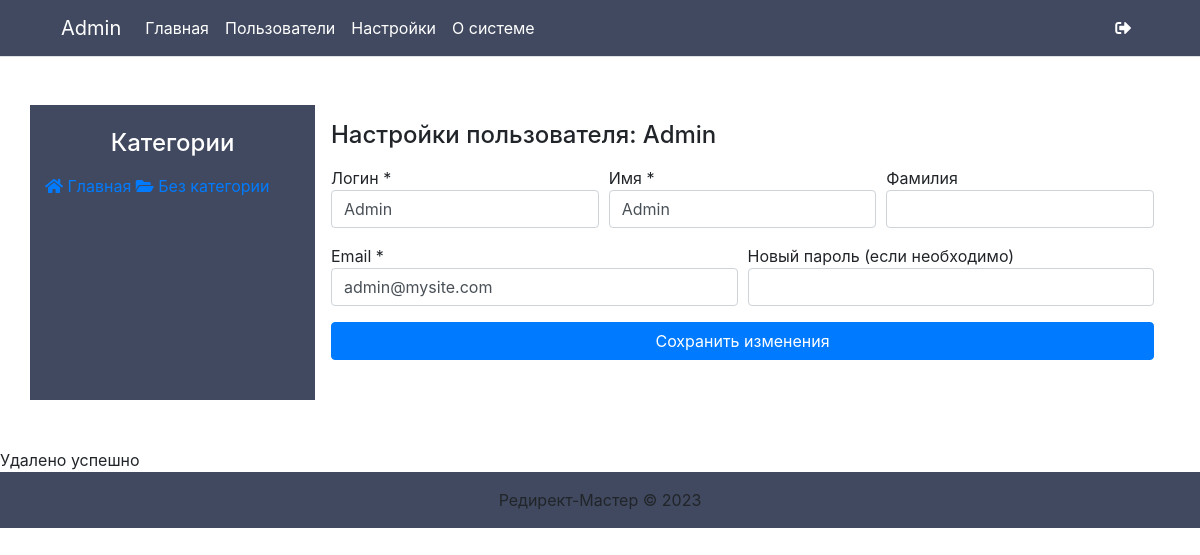
Screenshot of /admin/user-settings.php?user_id=1 (signed in) with the database file from the repository.
### tables this page shows
CREATE TABLE
    IF NOT EXISTS `users` (
        `user_id` int(11) NOT NULL,
        `user_email` varchar(255) NOT NULL,
        `user_password` varchar(255) NOT NULL,
        `user_login` varchar(255) NOT NULL,
        `first_name` varchar(255) NOT NULL,
        `last_name` varchar(255) NOT NULL
    );

CREATE TABLE
    IF NOT EXISTS `project` (
        `project_id` int(11) NOT NULL,
        `project_name` varchar(255) NOT NULL,
        `link_number` int(11) NULL
    );

### admin/user-settings.php (called while the page is built, shortened)
<?php
include 'configProject.php';
include 'views/header.php';
include 'sidebar.php';
$user_id = $_GET['user_id'];
$userInfo = $connect->query("SELECT * FROM users WHERE `user_id` = '?i'", $user_id);
$user = $userInfo -> fetch_assoc();
?>
<?php include 'views/userSettingsView' . $phpExt; ?>

### inc/config.php (called while the page is built, shortened)
<?php
include(ROOT . '/admin/MySQLlib/dbAccess.php');
include(ROOT . '/admin/MySQLlib/Mysql.php');
include(ROOT . '/admin/MySQLlib/Statement.php');
$connect = Mysql::create($db_host, $db_user, $db_password)->setDatabaseName($database)->setCharset("utf8");
$user_id = isset($_SESSION['authorization']) ? $_SESSION['authorization'] : '';
$users = $connect -> query("SELECT * FROM `users` WHERE `user_id` = '?s'", $user_id);
$row = $users -> fetch_assoc();
$first_name = isset($row['first_name']) ? $row['first_name'] : '';
$domain_url = "https://mysite.com";
?>

### admin/MySQLlib/Mysql.php (called while the page is built, shortened)
<?php
class Mysql
{
    protected $server;
    protected $user;
    protected $password;
    protected $port;
    protected $socket;
    protected $mysqli;
    public static function create($server, $username, $password, $port=null, $socket=null)
    {
        return new self($server, $username, $password, $port, $socket);
    }
    public function setCharset($charset)
    {
        return $this;
    }
    public function setDatabaseName($database_name)
    {
        $this->database_name = $database_name;
        return $this;
    }
    public function query()
    {
        $args = func_get_args();
        $query = $this->original_query = array_shift($args);
        $this->query = $this->parse($query, $args);
        $result = $this->mysqli->query($this->query);
        if (is_object($result) && $result instanceof \mysqli_result) {
            return new Statement($result);
        }
        return $result;
    }
    private function __construct($server, $user, $password, $port, $socket)
    {
        $this->server   = $server;
        $this->user = $user;
        $this->password = $password;
        $this->port = $port;
        $this->socket = $socket;
    }
    private function connect()
    {
        if (!is_object($this->mysqli) || !$this->mysqli instanceof mysqli) {
            $this->mysqli = @new \mysqli($this->server, $this->user, $this->password, null, $this->port, $this->socket);
        }
    }
    private function mysqlRealEscapeString($value)
    {
        return $this->mysqli->real_escape_string($value);
    }
    private function parse($query, array $args, $original_query=null)
    {
        $original_query = $original_query ? $original_query : $query;
        $offset = 0;
        while (($posQM = mb_strpos($query, '?', $offset)) !== false) {
            $offset = $posQM;
            $placeholder_type = mb_substr($query, $posQM + 1, 1);
            $value = array_shift($args);
            switch ($placeholder_type) {
                case 's':
                    $value = $this->getValueStringType($value, $original_query);
                    $value = !empty($is_like_escaping) ? $this->escapeLike($value) : $this->mysqlRealEscapeString($value);
                    $query = mb_substr_replace($query, $value, $posQM, 2);
                    $offset += mb_strlen($value);
                    break;
                case 'i':
                    $value = $this->getValueIntType($value, $original_query);
                    $query = mb_substr_replace($query, $value, $posQM, 2);
                    $offset += mb_strlen($value);
                    break;
            }
        }
        return $query;
    }
    private function getValueStringType($value, $original_query)
    {
        return (string) $value;
    }
    private function getValueIntType($value, $original_query)
    {
        if ($this->isInteger($value)) {
            return $value;
        }
    }
    private function isInteger($val)
    {
        return $this->isFloat($val) ? false : preg_match('~^((?:\+|-)?[0-9]+)$~', $val) === 1;
    }
    private function isFloat($val)
    {
        $type = gettype($val);
        if ($type === "double") {
            return true;
        } else {
            return preg_match("/^([+-]*\\d+)*\\.(\\d+)*$/", $val) === 1;
        }
    }
}
if (!function_exists("mb_substr_replace"))
{
    function mb_substr_replace($string, $replacement, $start, $length=null, $encoding=null)
    {
        if ($encoding == null) {
            $encoding = mb_internal_encoding();
        }
        if ($length == null) {
            return mb_substr($string, 0, $start, $encoding) . $replacement;
        } else {
            return
            mb_substr($string, 0, $start, $encoding) .
            $replacement .
            mb_substr($string, $start + $length, mb_strlen($string, $encoding), $encoding);
        }
    }
}

### admin/MySQLlib/dbAccess.php (called while the page is built)
<?php
$db_host = 'localhost';
$database = 'base_name';
$db_user = 'user_name';
$db_password = 'password';
?>

### admin/MySQLlib/Statement.php (called while the page is built, shortened)
<?php
class Statement
{
    private $mysqli_result = null;
    public function __construct(\mysqli_result $mysqli_result)
    {
        $this->mysqli_result = $mysqli_result;
    }
    public function fetch_assoc()
    {
        return mysqli_fetch_assoc($this->mysqli_result);
    }
}

### admin/sidebar.php (called while the page is built, shortened)
<?php
include 'configProject.php';
$project_query = $connect -> query("SELECT * FROM `project` ORDER BY project_id DESC");
if ($project_query) {
    while (($project_row = $project_query -> fetch_assoc()) !== null){
        $project_info[] = $project_row;
    }
}
?>
<?php include 'views/projectsSidebar' . $phpExt; ?>

### admin/configProject.php (called while the page is built, shortened)
<?php
$phpExt = '.php';
?>

### admin/views/userSettingsView.php (the view, shortened to what this page needs)
<div class="h4 mb-3">Настройки пользователя: <?php echo $user['user_login']; ?></div>
<form action="" method="POST" class="mb-4">
  <div class="form-row">
    <div class="col">
      Логин *
      <input type="text" name="user_login" class="form-control" required value="<?php echo $user['user_login']; ?>">
    </div>
    <div class="col">
      Имя *
      <input type="text" name="first_name" class="form-control" required value="<?php echo $user['first_name']; ?>">
    </div>
    <div class="col">
      Фамилия
      <input type="text" name="last_name" class="form-control" value="<?php echo $user['last_name']; ?>">
    </div>
  </div>
  <div class="form-row my-3">
  	<div class="col">
      Email *
  	  <input type="text" name="user_email" class="form-control" required value="<?php echo $user['user_email']; ?>">
  	</div>
    <div class="col">
      Новый пароль (если необходимо)
      <input type="text" name="user_password" class="form-control">
    </div>
  </div>
  <input type="submit" name="update" class="btn btn-primary btn-block" value="Сохранить изменения">
</form>

### admin/views/header.php (shortened to what this page needs)
<?php
include 'configProject.php';
include("../inc/config.php");
?>
<!DOCTYPE html>
<html lang="ru">
<head>
    <link rel="stylesheet" href="<?php echo $domain_url; ?>/css/bootstrap.min.css" />
    <link rel="stylesheet" href="<?php echo $domain_url; ?>/css/style.css" />
    <link rel="stylesheet" href="https://use.fontawesome.com/releases/v5.7.1/css/all.css">
</head>
<body>
<div class="container-fluid bg-default border-bottom">
<div class="container">
<nav class="navbar navbar-expand-lg navbar-dark">
  <a class="navbar-brand" href="<?php echo $domain_url; ?>/admin/dashboard"><?php echo $first_name.' '.$last_name; ?></a>
  <div class="collapse navbar-collapse" id="navbarNav">
    <ul class="navbar-nav mr-auto">
      <li class="nav-item">
        <a class="nav-link text-white" href="<?php echo $domain_url; ?>/admin/dashboard">Главная</a>
      </li>
      <li class="nav-item">
        <a class="nav-link text-white" href="<?php echo $domain_url; ?>/admin/users">Пользователи</a>
      </li>
      <li class="nav-item">
        <a class="nav-link text-white" href="<?php echo $domain_url; ?>/admin/settings">Настройки</a>
      </li>
      <li class="nav-item">
        <a class="nav-link text-white" href="<?php echo $domain_url; ?>/admin/system">О системе</a>
      </li>
    </ul>
    <ul class="navbar-nav">
      <li class="nav-item">
        <a class="nav-link text-white" href="<?php echo $domain_url; ?>/admin/logout"><i class="fas fa-sign-out-alt"></i></a>
      </li>
    </ul>
  </div>
</nav>
</div>
</div>
<div class="container my-5 bg-white">

### admin/views/projectsSidebar.php (shortened to what this page needs)
<div class="row">
    <div class="col-sm-3 sidebar_menu bg-sidebar py-4" style="">
        <div class="text-center text-white h4 mb-3">Категории</div>
        <a href="dashboard"><i class="fas fa-home"></i> Главная</a>
        <?php
        if(isset($project_info))
        foreach ($project_info as $prct) : ?>
            <a href="project<?php echo $phpExt; ?>?id=<?php echo $prct['project_id']; ?>"><i class="fas fa-folder-open"></i> <?php echo $prct['project_name']; ?></a>
        <?php endforeach;
        else
        ?>
</div>
<div class="col-sm-9 p-3">

### rows the page displays
users: first_name "Admin", user_login "Admin", user_email "admin@mysite.com"
project: project_name "Без категории"
